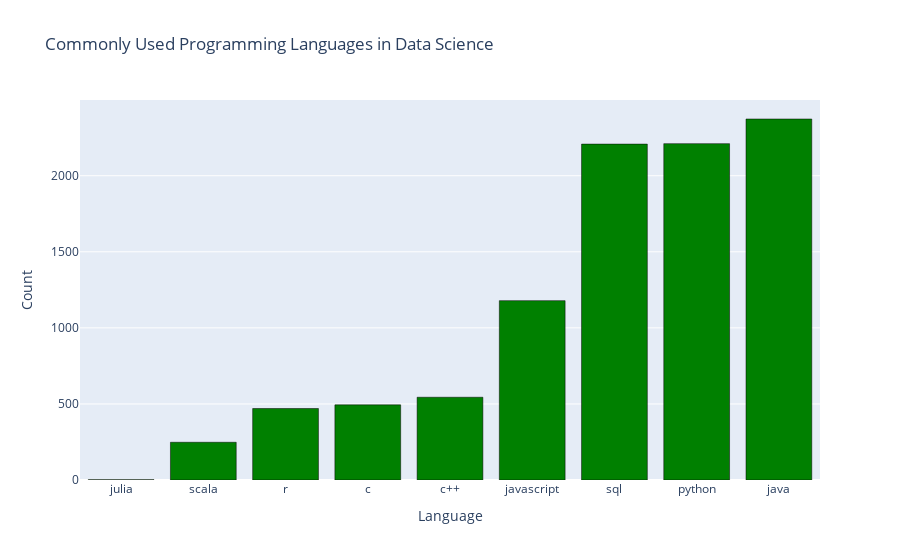

The code cell stored with this chart in its notebook:
### Code cell
# plotting the experience needed
fig = go.Figure(data=[
    go.Bar(x=Languages['Programming_Language'], y=Languages['Count'],marker_color='green',marker_line_color='black')])
fig.update_layout(title='Commonly Used Programming Languages in Data Science',xaxis=dict(title="Language"),yaxis=dict(title="Count"))

### Figure 1 — Plotly figure (JSON) as saved in the notebook; plotly's stock layout.template omitted (floating-point values rounded to 4 significant figures)
{"data": [{"marker": {"color": "green", "line": {"color": "black"}}, "type": "bar", "x": ["julia", "scala", "r", "c", "c++", "javascript", "sql", "python", "java"], "y": [2, 248, 470, 494, 544, 1179, 2208, 2211, 2373]}], "layout": {"title": {"text": "Commonly Used Programming Languages in Data Science"}, "xaxis": {"title": {"text": "Language"}}, "yaxis": {"title": {"text": "Count"}}}}
